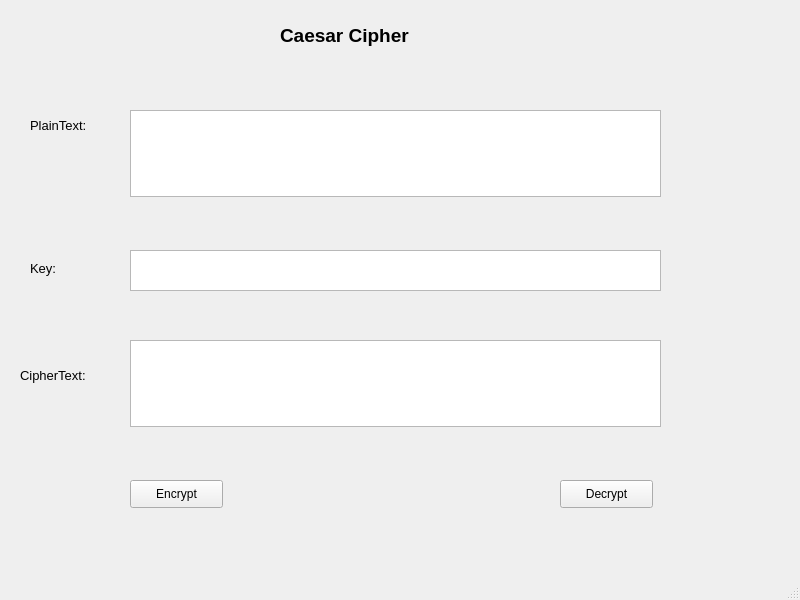
<?xml version="1.0" encoding="UTF-8"?>
<ui version="4.0">
 <class>MainWindow</class>
 <widget class="QMainWindow" name="MainWindow">
  <property name="geometry">
   <rect>
    <x>0</x>
    <y>0</y>
    <width>800</width>
    <height>600</height>
   </rect>
  </property>
  <property name="windowTitle">
   <string>MainWindow</string>
  </property>
  <widget class="QWidget" name="centralwidget">
   <widget class="QLabel" name="label">
    <property name="geometry">
     <rect>
      <x>280</x>
      <y>10</y>
      <width>161</width>
      <height>51</height>
     </rect>
    </property>
    <property name="font">
     <font>
      <pointsize>14</pointsize>
      <weight>75</weight>
      <bold>true</bold>
     </font>
    </property>
    <property name="text">
     <string>Caesar Cipher</string>
    </property>
   </widget>
   <widget class="QLabel" name="label_2">
    <property name="geometry">
     <rect>
      <x>30</x>
      <y>110</y>
      <width>81</width>
      <height>31</height>
     </rect>
    </property>
    <property name="font">
     <font>
      <pointsize>10</pointsize>
     </font>
    </property>
    <property name="text">
     <string>PlainText:</string>
    </property>
   </widget>
   <widget class="QTextEdit" name="txt_plaitext">
    <property name="geometry">
     <rect>
      <x>130</x>
      <y>110</y>
      <width>531</width>
      <height>87</height>
     </rect>
    </property>
   </widget>
   <widget class="QLabel" name="label_3">
    <property name="geometry">
     <rect>
      <x>30</x>
      <y>260</y>
      <width>31</width>
      <height>16</height>
     </rect>
    </property>
    <property name="font">
     <font>
      <pointsize>10</pointsize>
     </font>
    </property>
    <property name="text">
     <string>Key:</string>
    </property>
   </widget>
   <widget class="QTextEdit" name="txt_key">
    <property name="geometry">
     <rect>
      <x>130</x>
      <y>250</y>
      <width>531</width>
      <height>41</height>
     </rect>
    </property>
   </widget>
   <widget class="QLabel" name="label_4">
    <property name="geometry">
     <rect>
      <x>20</x>
      <y>360</y>
      <width>91</width>
      <height>31</height>
     </rect>
    </property>
    <property name="font">
     <font>
      <pointsize>10</pointsize>
     </font>
    </property>
    <property name="text">
     <string>CipherText:</string>
    </property>
   </widget>
   <widget class="QTextEdit" name="txt_ciphertext">
    <property name="geometry">
     <rect>
      <x>130</x>
      <y>340</y>
      <width>531</width>
      <height>87</height>
     </rect>
    </property>
   </widget>
   <widget class="QPushButton" name="btn_encrypt">
    <property name="geometry">
     <rect>
      <x>130</x>
      <y>480</y>
      <width>93</width>
      <height>28</height>
     </rect>
    </property>
    <property name="text">
     <string>Encrypt</string>
    </property>
   </widget>
   <widget class="QPushButton" name="btn_decrypt">
    <property name="geometry">
     <rect>
      <x>560</x>
      <y>480</y>
      <width>93</width>
      <height>28</height>
     </rect>
    </property>
    <property name="text">
     <string>Decrypt</string>
    </property>
   </widget>
  </widget>
  <widget class="QMenuBar" name="menubar">
   <property name="geometry">
    <rect>
     <x>0</x>
     <y>0</y>
     <width>800</width>
     <height>26</height>
    </rect>
   </property>
  </widget>
  <widget class="QStatusBar" name="statusbar"/>
 </widget>
 <resources/>
 <connections/>
</ui>
